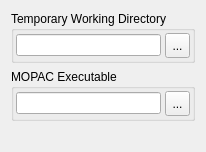
     <widget class="QWidget" name="ExternalProgramsTab">
      <attribute name="title">
       <string>External Programs</string>
      </attribute>
      <layout class="QVBoxLayout" name="verticalLayout_19">
       <item>
        <widget class="QGroupBox" name="TemporaryDirGroup">
         <property name="title">
          <string>Temporary Working Directory</string>
         </property>
         <layout class="QHBoxLayout" name="horizontalLayout_17">
          <property name="spacing">
           <number>4</number>
          </property>
          <property name="leftMargin">
           <number>2</number>
          </property>
          <property name="topMargin">
           <number>2</number>
          </property>
          <property name="rightMargin">
           <number>2</number>
          </property>
          <property name="bottomMargin">
           <number>2</number>
          </property>
          <item>
           <widget class="QLineEdit" name="TemporaryDirEdit"/>
          </item>
          <item>
           <widget class="QToolButton" name="TemporaryDirButton">
            <property name="minimumSize">
             <size>
              <width>25</width>
              <height>25</height>
             </size>
            </property>
            <property name="text">
             <string>...</string>
            </property>
            <property name="icon">
             <iconset resource="icons.qrc">
              <normaloff>:/file/icons/file_open.svg</normaloff>:/file/icons/file_open.svg</iconset>
            </property>
            <property name="iconSize">
             <size>
              <width>16</width>
              <height>16</height>
             </size>
            </property>
           </widget>
          </item>
         </layout>
        </widget>
       </item>
       <item>
        <widget class="QGroupBox" name="MopacExecutableGroup">
         <property name="title">
          <string>MOPAC Executable</string>
         </property>
         <layout class="QHBoxLayout" name="horizontalLayout_18">
          <property name="spacing">
           <number>4</number>
          </property>
          <property name="leftMargin">
           <number>2</number>
          </property>
          <property name="topMargin">
           <number>2</number>
          </property>
          <property name="rightMargin">
           <number>2</number>
          </property>
          <property name="bottomMargin">
           <number>2</number>
          </property>
          <item>
           <widget class="QLineEdit" name="MopacExecutableEdit"/>
          </item>
          <item>
           <widget class="QToolButton" name="MopacExecutableButton">
            <property name="minimumSize">
             <size>
              <width>25</width>
              <height>25</height>
             </size>
            </property>
            <property name="text">
             <string>...</string>
            </property>
            <property name="icon">
             <iconset resource="icons.qrc">
              <normaloff>:/file/icons/file_open.svg</normaloff>:/file/icons/file_open.svg</iconset>
            </property>
            <property name="iconSize">
             <size>
              <width>16</width>
              <height>16</height>
             </size>
            </property>
           </widget>
          </item>
         </layout>
        </widget>
       </item>
       <item>
        <spacer name="verticalSpacer">
         <property name="orientation">
          <enum>Qt::Vertical</enum>
         </property>
         <property name="sizeHint" stdset="0">
          <size>
           <width>20</width>
           <height>20</height>
          </size>
         </property>
        </spacer>
       </item>
      </layout>
     </widget>
